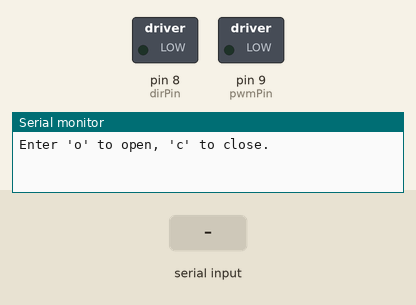
This sketch was run on a simulated Arduino Uno, built with avr-gcc and run on an emulated ATmega328P. Shown: switched loads named in the sketch (green lamp = pin HIGH), the last lines printed to the serial monitor. The test bench sets the inputs (shaded band).

Above: at 1.2 s.
1.3 s: "o" received over Serial
At 1.45 s:
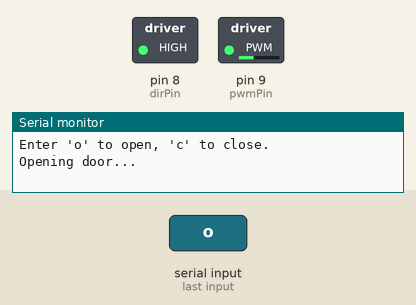
At 3.9 s:
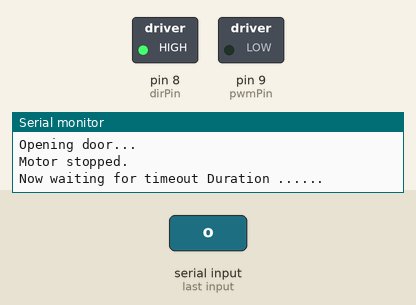
Timing chart, 0 to 15.1 s (numbered marks = the images above; inputs shaded):
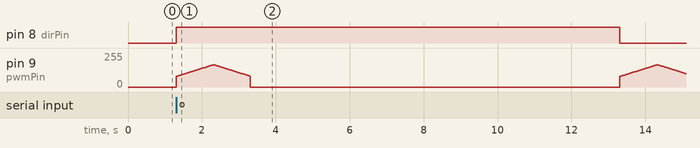

The sketch:

v1_org.ino
```cpp
const int dirPin = 8;
const int pwmPin = 9;

unsigned long openDuration = 2000; // Milliseconds for opening (adjust)
unsigned long closeDuration = 2000; // Milliseconds for closing (adjust)
unsigned long timeoutDuration = 10000; // Timeout (adjust)

const int maxSpeed = 255;
const int minSpeed = 80;

unsigned long lastOpenTime = 0;
bool doorOpen = false;
bool isClosing = false;

void setup() {
  pinMode(dirPin, OUTPUT);
  pinMode(pwmPin, OUTPUT);
  Serial.begin(9600);
  Serial.println("Enter 'o' to open, 'c' to close.");
}

void loop() {
  unsigned long currentTime = millis();

  if (Serial.available() > 0) {
    char command = Serial.read();

    if (command == 'o') {
      lastOpenTime = currentTime;
      if (!doorOpen) {
        openDoor();
        doorOpen = true;
        isClosing = false;
      } else if (isClosing) {
        openDoor();
        isClosing = false;
        doorOpen = true;
      }
    } else if (command == 'c') {
      if (doorOpen) {
        closeDoor();
        doorOpen = false;
        isClosing = true;
      }
    }
  }

  if (doorOpen && (currentTime - lastOpenTime >= openDuration)) {
    closeDoor();
    doorOpen = false;
    isClosing = true;
  }

  if (doorOpen && (currentTime - lastOpenTime >= timeoutDuration)) {
    Serial.println("Timeout: Closing door.");
    closeDoor();
    doorOpen = false;
    isClosing = true;
  }
}

void openDoor() {
  digitalWrite(dirPin, HIGH); // Open direction
  lastOpenTime = millis();
  Serial.println("Opening door...");
  for (unsigned long elapsedTime = 0; elapsedTime < openDuration; elapsedTime += 20) {
    int currentSpeed = calculateSpeed(elapsedTime, openDuration);
    analogWrite(pwmPin, currentSpeed);
    delay(20);
    if (Serial.available() > 0 && Serial.read() == 'o') {
      stopMotor();
      Serial.println("Opening due to open signal even during open....");
      openDoor();
      return;
    }
  }
  stopMotor();
  Serial.println("Now waiting for timeout Duration ......");
  delay(timeoutDuration);
}

void closeDoor() {
  digitalWrite(dirPin, LOW); // Close direction
  lastOpenTime = millis();
  Serial.println("Closing door...");
  for (unsigned long elapsedTime = 0; elapsedTime < closeDuration; elapsedTime += 20) {
    int currentSpeed = calculateSpeed(elapsedTime, closeDuration);
    analogWrite(pwmPin, currentSpeed);
    if (Serial.available() > 0 && Serial.read() == 'o') {
      stopMotor();
      Serial.println("opening during closing due to open signal ......");
      openDoor();
      isClosing = false;
      doorOpen = true;
      return;
    }
    delay(20);
  }
  stopMotor();
  isClosing = false;
}

void stopMotor() {
  analogWrite(pwmPin, 0);
  Serial.println("Motor stopped.");
}

int calculateSpeed(unsigned long elapsedTime, unsigned long totalDuration) {
  float progress = (float)elapsedTime / totalDuration;
  int speed = minSpeed + (int)(progress * (maxSpeed - minSpeed));
  if (elapsedTime > (totalDuration / 2)) {
    speed = maxSpeed - (int)((progress) * (maxSpeed - minSpeed));
  }
  return constrain(speed, minSpeed, maxSpeed);
}
```
